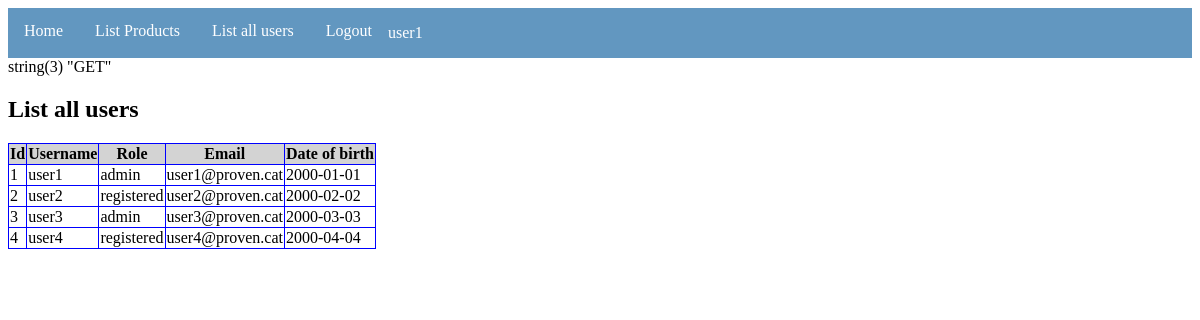
/index.php?action=listAllUsers (signed in), run on the app's committed database.
### tables this page shows
CREATE TABLE users (
   id INTEGER PRIMARY KEY AUTO_INCREMENT,
   username VARCHAR(50) NOT NULL UNIQUE,
   password VARCHAR(50) NOT NULL,
   role VARCHAR(20) DEFAULT 'registered',
   email VARCHAR(100) NOT NULL,
   dob DATE NOT NULL
);

### lib/ViewLoader.php (called while the page is built, shortened)
<?php
class ViewLoader {
    public function show($template, $params = array()) {
        $path = 'views/' . $template;
        include($path);
        return true;
    }
}

### model/User.php (called while the page is built, shortened)
<?php
class User{
    private ?int $id;
    private ?string $username;
    private ?string $role;
    private ?string $email;
    private ?DateTime $dob;
    public function __construct(?int $id=null, ?string $username=null, ?string $password=null, ?string $role=null, ?string $email=null, ?DateTime $dob=null){
        $this->id = $id;
        $this->username = $username;
        $this->role = $role;
        $this->email = $email;
        $this->dob = $dob;
    }
    public function getId():?int{
        return $this->id;
    }
    public function getUsername():?string{
        return $this->username;
    }
    public function getRole():?string{
        return $this->role;
    }
    public function getEmail():?string{
        return $this->email;
    }
    public function getDob():?DateTime{
        return $this->dob;
    }
}

### model/persist/UserPdoDbDao.php (called while the page is built, shortened)
<?php
require_once 'DbConnection.php';
class UserPdoDbDao implements UserDaoInterface {
    private static $instance = null;
    private $connection;
    private static $TABLE_NAME = 'users';
    private $queries;
    private function __construct() {
        try {
            $this->connection = DbConnection::getInstance()->getConnection();
            $this->queries['SELECT_ALL'] = \sprintf(
                    "select * from %s",
                    self::$TABLE_NAME
            );
        } catch (PdoException $e) {
            echo "Connection failed: " . $e->getMessage();
            print "Error Code <br>".$e->getCode();
            print "Error Message <br>".$e->getMessage();
            print "Strack Trace <br>".nl2br($e->getTraceAsString());
        }
    }
    public static function getInstance() {
        if( self::$instance == null ) {
            self::$instance = new self();
        }
        return self::$instance;
    }
    public function selectAll(): array {
        $data = array();
        try {
            $stmt = $this->connection->prepare($this->queries['SELECT_ALL']);
            $success = $stmt->execute();
            if ($success) {
                if ($stmt->rowCount() > 0) {
                    $stmt->setFetchMode(PDO::FETCH_ASSOC);
                    try {
                        $rows = $stmt->fetchAll();
                        $data = [];
                        foreach ($rows as $row) {
                            $data[] = new User($row['id'], $row['username'], $row['password'], $row['role'], $row['email'], new DateTime($row['dob']));
                        }
                    } catch (PDOException $e) {
                        echo "Error: " . $e->getMessage();
                    }
                } else {
                    $data = array();
                }
            } else {
                $data = array();
            }
        } catch (PDOException $e) {
            echo $e->getTraceAsString();
        }
        return $data;
    }
}

### model/persist/DbConnection.php (called while the page is built, shortened)
<?php
class DbConnection {
    private static $dsn;
    private $connection;
    private static $instance = null;
    private function __construct() {
        $host = 'localhost';
        $db = 'ptdb';
        $user = 'martiusr';
        $pass = 'martiPassword';
        $charset = 'utf8';
        self::$dsn = "mysql:host=$host;dbname=$db;charset=$charset";
        $this->opt = [
            \PDO::ATTR_ERRMODE => \PDO::ERRMODE_EXCEPTION,
            \PDO::ATTR_DEFAULT_FETCH_MODE => \PDO::FETCH_ASSOC,
            \PDO::ATTR_EMULATE_PREPARES => false
        ];
        $this->connection = new \PDO(self::$dsn, $user, $pass, $this->opt);
    }
    public static function getInstance() {
                if( self::$instance == null ) {
                    self::$instance = new self();
                }
                return self::$instance;
    }
    public function getConnection() {
        return $this->connection;
    }
}

### model/persist/UserArrayDao.php (called while the page is built, shortened)
<?php
require_once "UserPdoDbDao.php";
class UserArrayDao implements UserDaoInterface {
    private $UserDb;
    public function selectAll():array {
        return $this->UserDb->selectAll();
    }
}

### views/list-users.php (the view, shortened to what this page needs)
<table>
    <h2>List all users</h2>
    <tr>
        <th>Id</th>
        <th>Username</th>
        <th>Role</th>
        <th>Email</th>
        <th>Date of birth</th>
    </tr>
    <?php
    $userList = $params['userList'];
    foreach ($userList as $user) {
        $dob = $user->getDob();
        $fdob = $dob->format('Y-m-d');
        echo <<<EOT
        <tr>
            <td>{$user->getId()}</td>
            <td>{$user->getUsername()}</td>
            <td>{$user->getRole()}</td>
            <td>{$user->getEmail()}</td>
            <td>{$fdob}</td>
        </tr>
EOT;
    }
    ?>
</table>

### index.php (shortened to what this page needs)
<!DOCTYPE html>
<html>
  <head>
    <link rel="stylesheet" type="text/css" href="css/styles.css">
  </head>
  <body>
      <?php
        include "views/topmenu.php";
      ?>
      <?php
        require_once 'controllers/MainController.php';
        (new MainController())->processRequest();
      ?>
  </body>
</html>

### views/topmenu.php (shortened to what this page needs)
<nav>
    <ul>
        <li><a href="index.php?action=home">Home</a></li>
        <li><a href="index.php?action=listAllProducts">List Products</a></li>
<?php
if (isset($_SESSION["username"])) {
    if (isset($_SESSION["role"]) && $_SESSION["role"] == "admin"){
        echo "<li><a href='index.php?action=listAllUsers'>List all users</a></li>";
    }
    echo "<li><a href='index.php?action=logout'>Logout</a></li>";
    echo "<li><p>". $_SESSION["username"]."</p></li>";
} else {
    echo "<li><a href='index.php?action=loginForm'>Login</a></li>";
}
?>
    </ul>
</nav>

### controllers/MainController.php (shortened to what this page needs)
<?php
require_once "lib/ViewLoader.php";
class MainController {
    private $view;
    private $Model;
    public function __construct() {
        $this->view  = new viewLoader();
        $this->Model = new Model();
    }
    public function processRequest(){
        var_dump($_SERVER['REQUEST_METHOD']);
        if ($_SERVER['REQUEST_METHOD'] === 'GET') {
            $this->processGetRequest();
        } elseif ($_SERVER['REQUEST_METHOD'] === 'POST') {
            $this->processPostRequest();
        }
    }
    private function processGetRequest() {
        $this->action = "";
        if (filter_has_var(INPUT_GET, "action")){
            $this->action = filter_input(INPUT_GET, "action");
        }
        switch ($this->action) {
            case "listAllUsers":
                $this->listAllUsers();
                break;
        }
    }
    public function listAllUsers(){
        $userList = $this->Model->selectAllUsers();
        $data["userList"] = $userList;
        $this->view->show("list-users.php",$data);
    }
}

### css/styles.css (style rules this page uses)
nav ul li p { color: white; text-align: center; }
nav ul { list-style-type: none; margin: 0; padding: 0; overflow: hidden; background-color: #6297c0; }
nav li { float: left; }
nav li a { display: block; color: white; text-align: center; padding: 14px 16px; text-decoration: none; }
table { border-collapse: collapse; }
table th, tr, td { border: solid thin blue; }
table th { background-color: lightgray; }

### data on the page
users: id "1", username "user1", role "admin", email "user1@proven.cat", fdob "2000-01-01"
users: id "2", username "user2", role "registered", email "user2@proven.cat", fdob "2000-02-02"
users: id "3", username "user3", role "admin", email "user3@proven.cat", fdob "2000-03-03"
users: id "4", username "user4", role "registered", email "user4@proven.cat", fdob "2000-04-04"

### other printed values
$_SESSION["username"] "user1"
